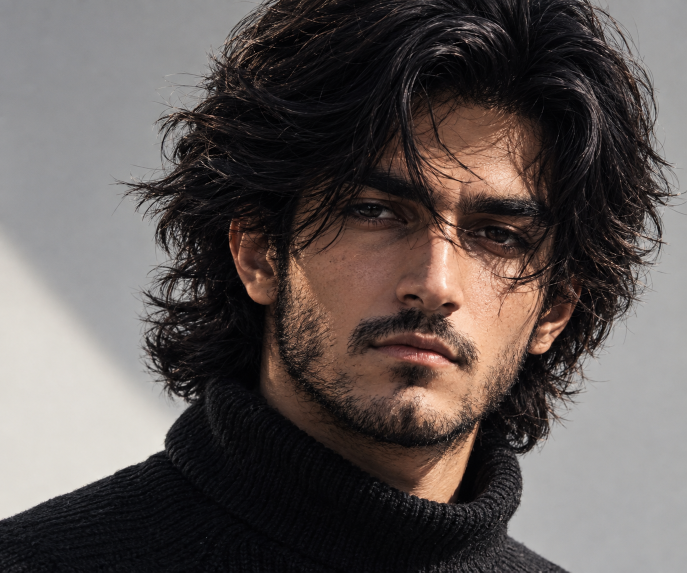
#> input picture profile.png, 1374 x 1145 px (shown at 1/2 size)
$ python ascii.py
#> lines starting #> are read from the running program, lines starting #| are printed output that depends on the picture
from pathlib import Path

import cv2
import numpy as np
from PIL import Image
from rembg import remove

RAMP = " .`:-=+*cs#%@"
COLS = 90
ROW_RATIO = 0.48
CURVE = 1.7
# Tight portrait crop around the hair, face, neck, and upper shoulders.
FACE_CROP = (100, 160, 840, 1240)


def prepare(path):
#> called with path = 'profile.png'
    source = Image.open(path).convert("RGBA")
    source = source.crop(FACE_CROP)
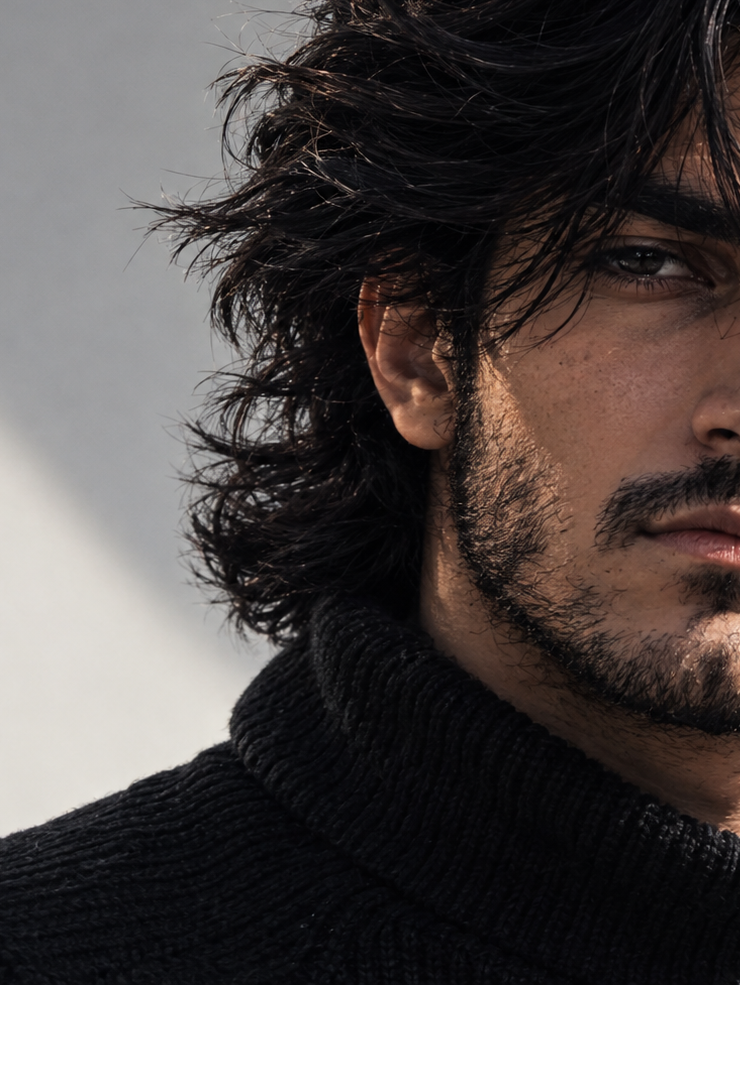
#> source: PIL image 740x1080 RGBA; mean R, G, B, A 66.1, 60, 58.7, 232.6; transparent parts drawn white
#> (the run stopped early here; a loop or call above may not have finished)
